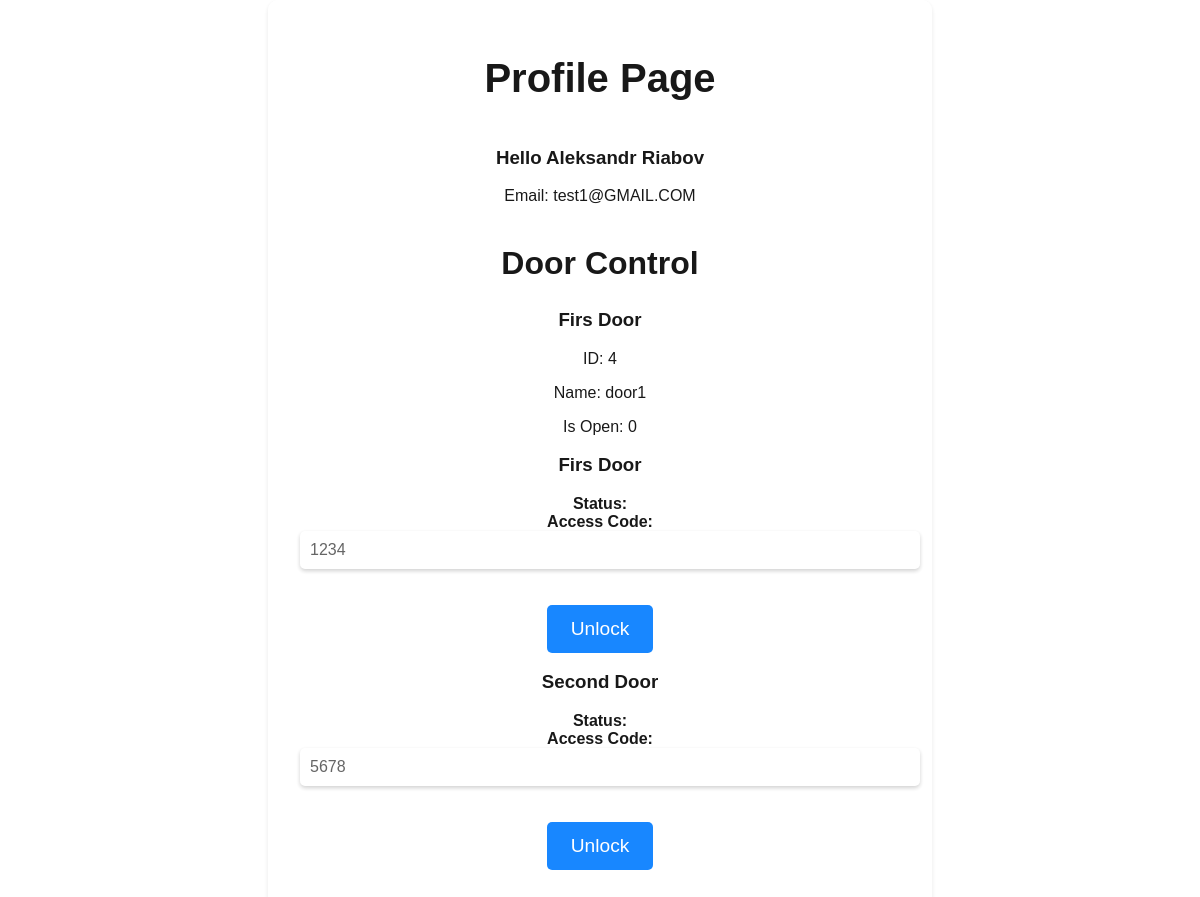
Screenshot of /profile (signed in) with the database file from the repository.
### tables this page shows
CREATE TABLE users(name TEXT NOT NULL, email TEXT NOT NULL, phone TEXT, password TEXT NOT NULL, _isAdmin INTEGER DEFAULT 0 NOT NULL, door1 INTEGER DEFAULT 0 NOT NULL, door2 INTEGER DEFAULT 0 NOT NULL );

CREATE TABLE doors (
  id INTEGER PRIMARY KEY AUTOINCREMENT,
  name TEXT NOT NULL,
  isOpen INTEGER DEFAULT 0 NOT NULL,
  lastUser TEXT,
  lastOpenTime TEXT
);

### app.py (the view)
@app.route('/profile')
def profile():
    if 'email' in session:
        conn = sqlite3.connect('./static/myapp.db')
        c = conn.cursor()
        co = conn.cursor()
        co.execute('SELECT * FROM users WHERE email = ?', (session['email'],))
        user = co.fetchone()
        c.execute('SELECT * FROM doors;',)
        doors = c.fetchall()
        conn.close()
        print(session['door1'])
        return render_template('profile.html',  doors=doors)
    else:
        return redirect(url_for('login'))

### templates/profile.html (shortened to what this page needs)
<!DOCTYPE html>
<html lang="en" class="indexBody">
<head>
    <link rel="stylesheet" href="/static/styless.css">
</head>
<body>
    <main>
    <div class="mainDivIndex">
        <h1>Profile Page</h1>
        {% if session['email'] %}
        <div class="profile-info">
            <div class="user-info">
                <h3>Hello {{ session['name'] }}</h3>
                <p>Email:  {{ session['email'] }}</p>
            </div>
        </div>
        <h2>Door Control</h2>
        <div class="door-control">
            {% for door in doors %}
                <h3>Firs Door</h3>
                {% if session['door1'] == 1 %}
                    {% if door[1] == 'door1' %}
                        <p>ID: {{ door[0] }}</p>
                        <p>Name: {{ door[1] }}</p>
                        <p>Is Open: {{ door[2] }}</p>
                    {% endif %}
                {% endif %}
            {% endfor %}
            <form>
                <label for="firs-door-status">Status: </label>
                <br>
                <label>Access Code:</label>
                <input type="text" id="front-door-code" name="front-door-code" value="1234" readonly>
                <br>
                <button type="button" class="buttonBlue">Unlock</button>
            </form>
            <h3>Second Door</h3>
            <form>
                <label for="firs-door-status">Status: </label>
                <br>
                <label>Access Code:</label>
                <input type="text" id="back-door-code" name="back-door-code" value="5678" readonly>
                <br>
                <button type="button" class="buttonBlue">Unlock</button>
            </form>
        </div>
        {% endif %}
    </div>
    </main>
</body>
</html>

### static/styless.css (style rules this page uses)
.indexBody { text-align: center; }
html { height: 100%; background-image: url('https://source.unsplash.com/1600x900/?sanfrancisco'); background-size: cover; background-repeat: no-repeat; opacity: 0.9; }
body { font-family: Arial, sans-serif; height: 100%; margin: 0; }
h1 { font-size: 2.5rem; text-align: center; margin-top: 1.5rem; }
h2 { margin-top: 1.5rem; font-size: 2rem; text-align: center; }
.mainDivIndex { display: inline-block; flex: auto; margin: 0 auto; max-width: 600px; width: 100%; background: rgba(255, 255, 255, 0.751); border-radius: 10px; box-shadow: 0px 2px 5px rgba(0, 0, 0, 0.1); padding: 2rem; }
.buttonBlue { display: block; background-color: #007bff; color: #fff; border: none; border-radius: 5px; padding: 0.8rem 1.5rem; font-size: 1.2rem; margin: 1rem auto; cursor: pointer; transition: background-color 0.3s ease-in-out; }
.profile-info { display: flex; flex-wrap: wrap; justify-content: center; align-items: center; gap: 20px; }
label { font-weight: bold; }
input[type="text"], input[type="email"], input[type="password"], input[type="tel"] { padding: 10px; border: none; border-radius: 5px; box-shadow: 0 2px 4px rgba(0, 0, 0, 0.2); font-size: 16px; color: #555; width: 100%; margin-bottom: 20px; }

### rows the page displays
users: name "Aleksandr Riabov", email "test1@GMAIL.COM"
doors: id "4", name "door1", isOpen "0"
